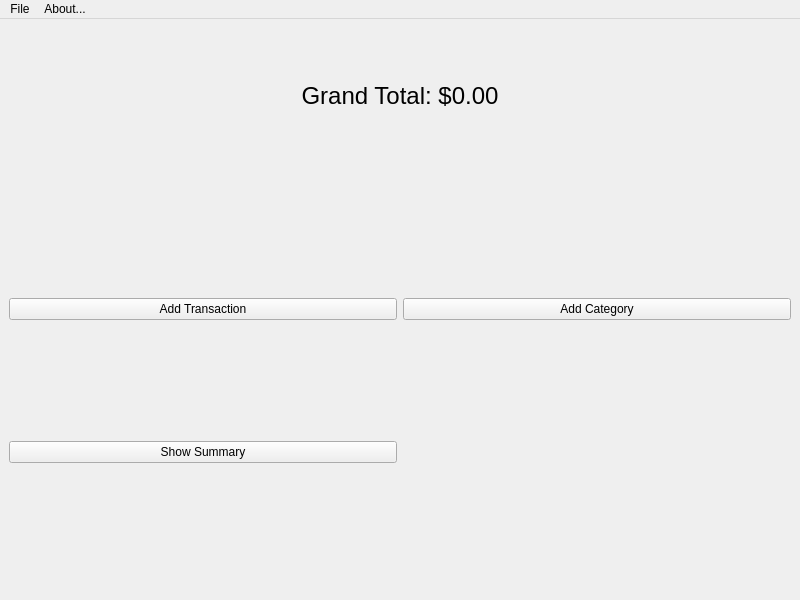
<?xml version="1.0" encoding="UTF-8"?>
<ui version="4.0">
 <class>MainWindow</class>
 <widget class="QMainWindow" name="MainWindow">
  <property name="geometry">
   <rect>
    <x>0</x>
    <y>0</y>
    <width>800</width>
    <height>600</height>
   </rect>
  </property>
  <property name="windowTitle">
   <string>MainWindow</string>
  </property>
  <widget class="QWidget" name="centralwidget">
   <layout class="QGridLayout" name="gridLayout">
    <item row="0" column="0" colspan="2">
     <widget class="QLabel" name="grand_total_label">
      <property name="font">
       <font>
        <pointsize>18</pointsize>
       </font>
      </property>
      <property name="text">
       <string>Grand Total: $0.00</string>
      </property>
      <property name="alignment">
       <set>Qt::AlignmentFlag::AlignCenter</set>
      </property>
     </widget>
    </item>
    <item row="1" column="0" rowspan="2">
     <widget class="QPushButton" name="button_add_transaction">
      <property name="styleSheet">
       <string notr="true"/>
      </property>
      <property name="text">
       <string>Add Transaction</string>
      </property>
     </widget>
    </item>
    <item row="1" column="1" rowspan="2">
     <widget class="QPushButton" name="button_add_category">
      <property name="text">
       <string>Add Category</string>
      </property>
     </widget>
    </item>
    <item row="2" column="0" rowspan="2">
     <widget class="QPushButton" name="button_show_summary">
      <property name="text">
       <string>Show Summary</string>
      </property>
     </widget>
    </item>
   </layout>
  </widget>
  <widget class="QMenuBar" name="menuBar">
   <property name="geometry">
    <rect>
     <x>0</x>
     <y>0</y>
     <width>800</width>
     <height>22</height>
    </rect>
   </property>
   <widget class="QMenu" name="menuAbout">
    <property name="title">
     <string>About...</string>
    </property>
    <addaction name="action_see_the_source_code"/>
    <addaction name="action_license_info"/>
    <addaction name="separator"/>
   </widget>
   <widget class="QMenu" name="menuFile">
    <property name="title">
     <string>File</string>
    </property>
    <addaction name="action_open_budget"/>
    <addaction name="action_create_budget"/>
    <addaction name="action_save"/>
   </widget>
   <addaction name="menuFile"/>
   <addaction name="menuAbout"/>
  </widget>
  <action name="action_see_the_source_code">
   <property name="text">
    <string>See the source code!</string>
   </property>
  </action>
  <action name="action_license_info">
   <property name="text">
    <string>License info</string>
   </property>
   <property name="toolTip">
    <string>See the full license text for simba</string>
   </property>
  </action>
  <action name="action_open_budget">
   <property name="text">
    <string>Open Budget...</string>
   </property>
  </action>
  <action name="action_create_budget">
   <property name="text">
    <string>Create Budget...</string>
   </property>
  </action>
  <action name="action_save">
   <property name="text">
    <string>Save</string>
   </property>
  </action>
 </widget>
 <resources/>
 <connections/>
</ui>
